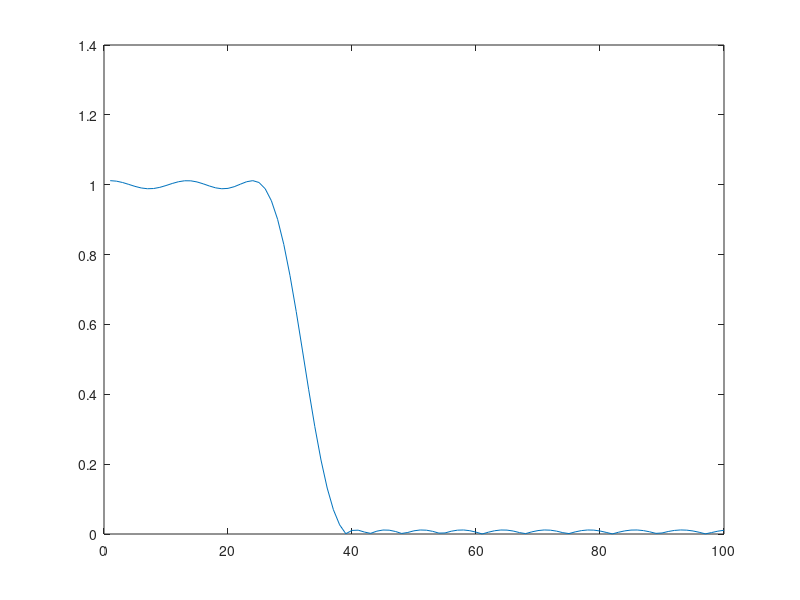
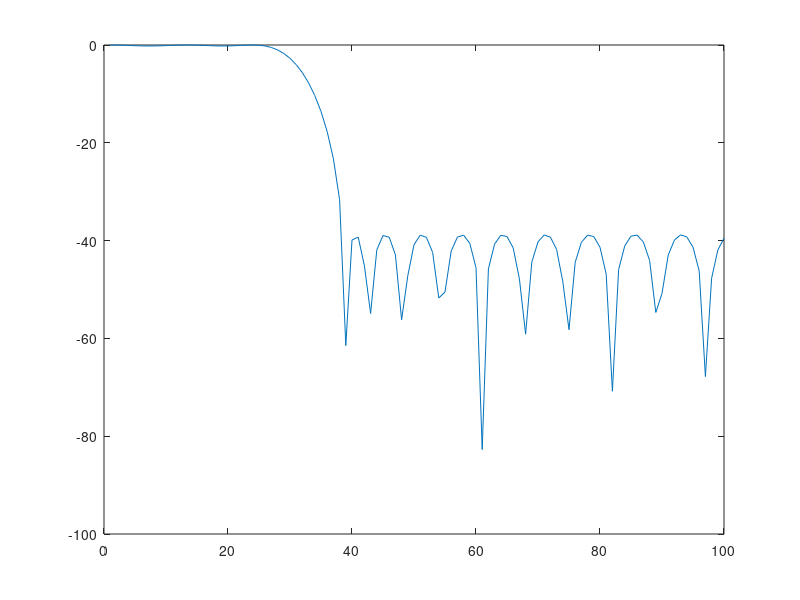
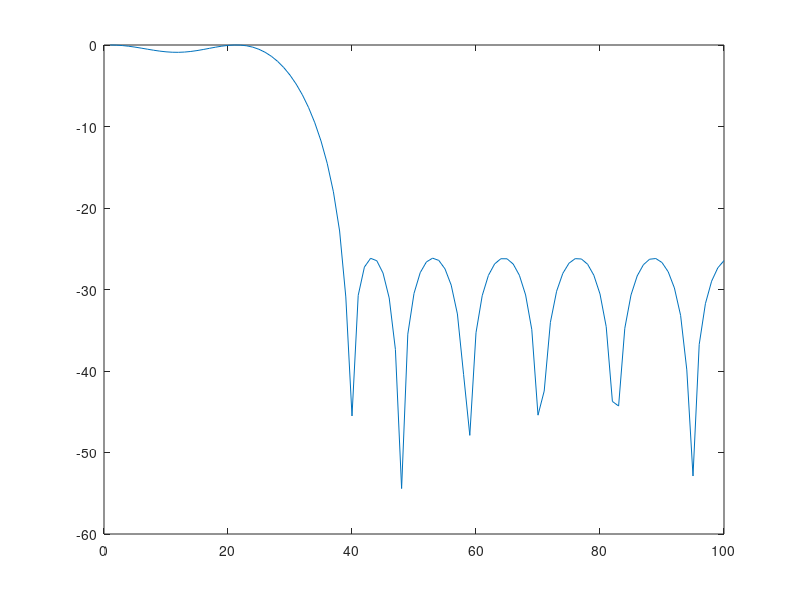
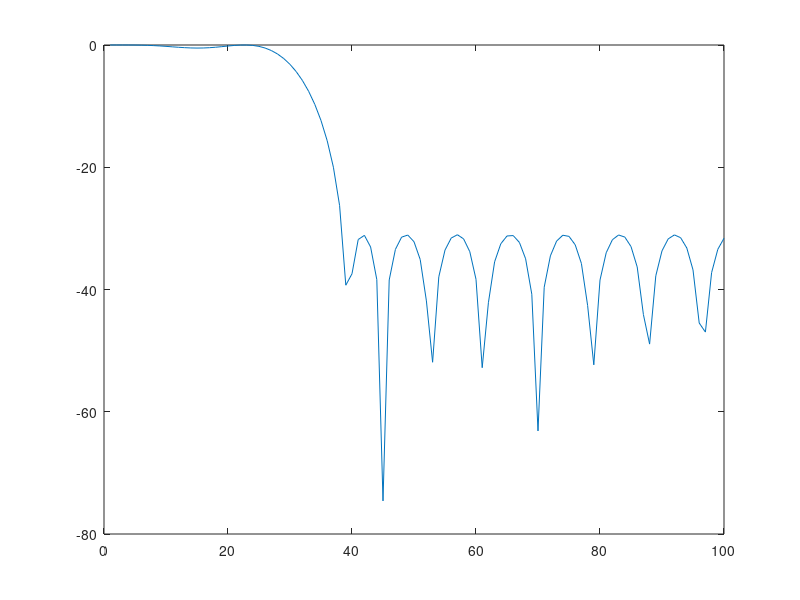

Write the MATLAB code that produced these figures, in order.
% example using REMEZ for a low pass filter
% try class example (hann = 50 order; equirripple = 18 order)
mag = [1 1 0 0]
fpts = [0 .25 .375 1]
h = remez(30, fpts, mag);
[H,w]= freqz(h,1,100);
plot(abs(H))
length(h)
% log plot
figure(4)
plot(20*log10(abs(H)/max(abs(H))));

% try to reduce order to equirripple
mag = [1 1 0 0];
fpts = [0 .25 .375 1];
h = remez(18, fpts, mag);
[H,w]= freqz(h,1,100);
length(h)
% log plot
figure(5)
plot(20*log10(abs(H)/max(abs(H))));

% try again; order 22 works
mag = [1 1 0 0];
fpts = [0 .25 .375 1];
h = remez(22, fpts, mag);
[H,w]= freqz(h,1,100);
length(h)
% log plot
figure(6)
plot(20*log10(abs(H)/max(abs(H))));

%now let's try to filter a signal with this filter design impulse reponse h
%Create a random noise input signal x[n]
x = randn(70000,1);
X = fft(x);
%log plot the input signals frequency response before filtering
figure(7)
subplot(2,1,1)
plot(20*log10(abs(X)/max(abs(X))));
ylabel('White Noise Input')
% now filter the signal with this multiband LPF filter h, and log plot
y = filter(h, 1, x);
Y = fft(y);
subplot(2,1,2)
plot(20*log10(abs(Y)/max(abs(Y))));
ylabel('Filtered White Noise')
